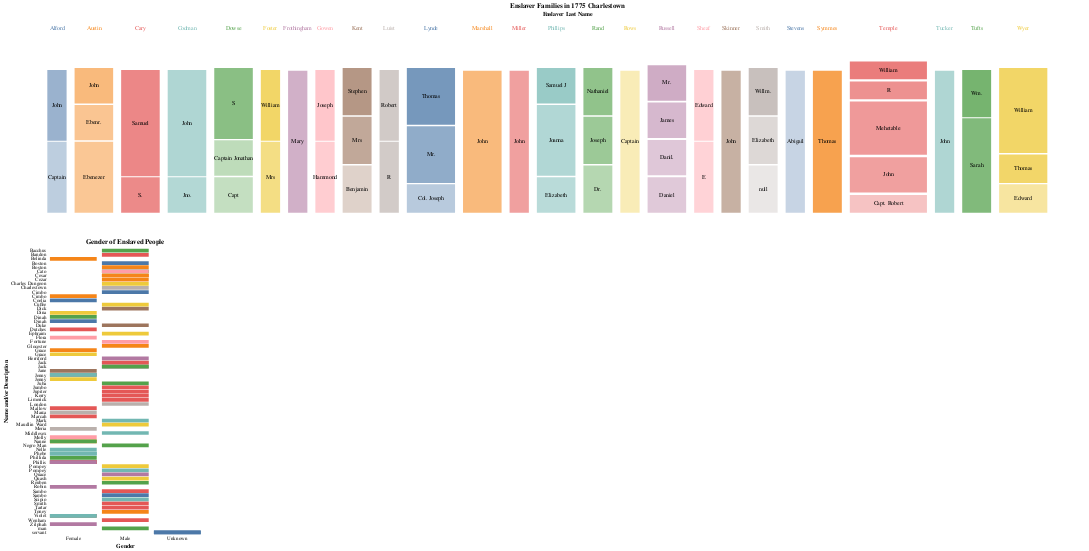

The notebook cell saved with this chart:
### Code cell
# base chart to build on top of
base = (
    alt.Chart(data=multi_slaves)
    .transform_aggregate(count_="count()", groupby=["Enslaver Last Name", "Enslaver First Name"])
    .transform_stack(
        stack="count_",
        as_=["stack_count_Enslaver_Last_Name1", "stack_count_Enslaver_Last_Name2"],
        offset="normalize",
        sort=[alt.SortField("Enslaver Last Name", "ascending")],
        groupby=[],
    )
    .transform_window(
        x="min(stack_count_Enslaver_Last_Name1)",
        x2="max(stack_count_Enslaver_Last_Name2)",
        rank_First="dense_rank()",
        distinct_First="distinct(Enslaver First Name)",
        groupby=["Enslaver Last Name"],
        frame=[None, None],
        sort=[alt.SortField("Enslaver First Name", "ascending")],
    )
    .transform_window(
        rank_Last="dense_rank()",
        frame=[None, None],
        sort=[alt.SortField("Enslaver Last Name", "ascending")],
    )
    .transform_stack(
        stack="count_",
        groupby=["Enslaver Last Name"],
        as_=["y", "y2"],
        offset="normalize",
        sort=[alt.SortField("Enslaver First Name", "ascending")],
    )
    .transform_calculate(
        ny="datum.y + (datum.rank_First - 1) * datum.distinct_First * 0.01 / 3",
        ny2="datum.y2 + (datum.rank_First - 1) * datum.distinct_First * 0.01 / 3",
        nx="datum.x + (datum.rank_Last - 1) * 0.01",
        nx2="datum.x2 + (datum.rank_Last - 1) * 0.01",
        xc="(datum.nx+datum.nx2)/2",
        yc="(datum.ny+datum.ny2)/2",
    ).properties(
        height=300,
        width=2000
    )
)

# get geometry for rectangles
rect = base.mark_rect().encode(
    x=alt.X("nx:Q").axis(None),
    x2="nx2",
    y=alt.Y("ny:Q").axis(None),
    y2="ny2",
    color=alt.Color("Enslaver Last Name:N").legend(None),
    opacity=alt.Opacity("Enslaver First Name:N").legend(None),
    tooltip=["Enslaver Last Name:N", "Enslaver First Name:N"],
)

# add labels to rectangles
text = base.mark_text(baseline="middle").encode(
    alt.X("xc:Q").axis(None),
    alt.Y("yc:Q").title("Enslaver First Name"),
    text="Enslaver First Name:N"
)

# combine to create mosaic
mosaic = rect + text

# add enslaver name labels
origin_labels = base.mark_text(baseline="middle", align="center").encode(
    alt.X("min(xc):Q").title("Enslaver Last Name").axis(orient="top", labelColor='white'),
    alt.Color("Enslaver Last Name").legend(None),
    text="Enslaver Last Name",
).properties(height=10, width=2000, title='Enslaver Families in 1775 Charlestown')

# combine chart together
mosaic_w_labels = (
    (origin_labels & mosaic)
    .resolve_scale(x="shared")
    .configure_view(stroke="")
    .configure_concat(spacing=1)
    .configure_axis(domain=False, ticks=False, labels=True, grid=False)
)

# create brush to link to other chart
brush = alt.selection_interval(empty=True)
mosaic_w_labels = mosaic_w_labels.add_params(brush)

# make gender chart connected by brush
family_bar = alt.Chart(data=multi_slaves, title='Gender of Enslaved People').transform_aggregate(count_="count()",
                                                              groupby=["Enslaver Last Name",
                                                                       "Enslaver First Name",
                                                                       "Name and/or Description",
                                                                      "Gender"]).transform_stack(
        stack="count_",
        as_=["stack_count_Enslaver_Last_Name1", "stack_count_Enslaver_Last_Name2"],
        offset="normalize",
        sort=[alt.SortField("Enslaver Last Name", "ascending")],
        groupby=[],
    ).transform_window(
        x="min(stack_count_Enslaver_Last_Name1)",
        x2="max(stack_count_Enslaver_Last_Name2)",
        rank_First="dense_rank()",
        distinct_First="distinct(Enslaver First Name)",
        groupby=["Enslaver Last Name"],
        frame=[None, None],
        sort=[alt.SortField("Enslaver First Name", "ascending")],
    ).transform_window(
        rank_Last="dense_rank()",
        frame=[None, None],
        sort=[alt.SortField("Enslaver Last Name", "ascending")],
    ).transform_stack(
        stack="count_",
        groupby=["Enslaver Last Name"],
        as_=["y", "y2"],
        offset="normalize",
        sort=[alt.SortField("Enslaver First Name", "ascending")],
    ).transform_calculate(
        ny="datum.y + (datum.rank_First - 1) * datum.distinct_First * 0.01 / 3",
        ny2="datum.y2 + (datum.rank_First - 1) * datum.distinct_First * 0.01 / 3",
        nx="datum.x + (datum.rank_Last - 1) * 0.01",
        nx2="datum.x2 + (datum.rank_Last - 1) * 0.01",
        xc="(datum.nx+datum.nx2)/2",
        yc="(datum.ny+datum.ny2)/2",
    ).mark_bar().encode(
    x=alt.X('Gender:N', axis=alt.Axis(labelAngle=0)),
    y=alt.Y('Name and/or Description:N', title='Name and/or Description'),
    color='Enslaver Last Name:N',
    tooltip=['Enslaver First Name', 'Enslaver Last Name']
).transform_filter(brush).properties(
        height=550,
        width=300
)

interactive_enslavers = ((mosaic_w_labels & family_bar).configure_concat(spacing=50).configure_axis(domain=False, ticks=False, labels=True, grid=False))
interactive_enslavers

### Figure 1 — Vega-Lite specification as saved in the notebook (floating-point values rounded to 4 significant figures)
{"config": {"view": {"continuousWidth": 300, "continuousHeight": 300, "stroke": ""}, "axis": {"domain": false, "grid": false, "labels": true, "ticks": false}, "concat": {"spacing": 50}}, "vconcat": [{"mark": {"type": "text", "align": "center", "baseline": "middle"}, "encoding": {"color": {"field": "Enslaver Last Name", "legend": null, "type": "nominal"}, "text": {"field": "Enslaver Last Name", "type": "nominal"}, "x": {"aggregate": "min", "axis": {"orient": "top", "labelColor": "white"}, "field": "xc", "title": "Enslaver Last Name", "type": "quantitative"}}, "height": 10, "name": "view_2", "title": "Enslaver Families in 1775 Charlestown", "transform": [{"aggregate": [{"op": "count", "as": "count_"}], "groupby": ["Enslaver Last Name", "Enslaver First Name"]}, {"groupby": [], "stack": "count_", "offset": "normalize", "sort": [{"field": "Enslaver Last Name", "order": "ascending"}], "as": ["stack_count_Enslaver_Last_Name1", "stack_count_Enslaver_Last_Name2"]}, {"window": [{"op": "min", "field": "stack_count_Enslaver_Last_Name1", "as": "x"}, {"op": "max", "field": "stack_count_Enslaver_Last_Name2", "as": "x2"}, {"op": "dense_rank", "field": "", "as": "rank_First"}, {"op": "distinct", "field": "Enslaver First Name", "as": "distinct_First"}], "frame": [null, null], "groupby": ["Enslaver Last Name"], "sort": [{"field": "Enslaver First Name", "order": "ascending"}]}, {"window": [{"op": "dense_rank", "field": "", "as": "rank_Last"}], "frame": [null, null], "sort": [{"field": "Enslaver Last Name", "order": "ascending"}]}, {"groupby": ["Enslaver Last Name"], "stack": "count_", "offset": "normalize", "sort": [{"field": "Enslaver First Name", "order": "ascending"}], "as": ["y", "y2"]}, {"calculate": "datum.y + (datum.rank_First - 1) * datum.distinct_First * 0.01 / 3", "as": "ny"}, {"calculate": "datum.y2 + (datum.rank_First - 1) * datum.distinct_First * 0.01 / 3", "as": "ny2"}, {"calculate": "datum.x + (datum.rank_Last - 1) * 0.01", "as": "nx"}, {"calculate": "datum.x2 + (datum.rank_Last - 1) * 0.01", "as": "nx2"}, {"calculate": "(datum.nx+datum.nx2)/2", "as": "xc"}, {"calculate": "(datum.ny+datum.ny2)/2", "as": "yc"}], "width": 2000}, {"layer": [{"mark": {"type": "rect"}, "encoding": {"color": {"field": "Enslaver Last Name", "legend": null, "type": "nominal"}, "opacity": {"field": "Enslaver First Name", "legend": null, "type": "nominal"}, "tooltip": [{"field": "Enslaver Last Name", "type": "nominal"}, {"field": "Enslaver First Name", "type": "nominal"}], "x": {"axis": null, "field": "nx", "type": "quantitative"}, "x2": {"field": "nx2"}, "y": {"axis": null, "field": "ny", "type": "quantitative"}, "y2": {"field": "ny2"}}, "name": "view_1", "transform": [{"aggregate": [{"op": "count", "as": "count_"}], "groupby": ["Enslaver Last Name", "Enslaver First Name"]}, {"groupby": [], "stack": "count_", "offset": "normalize", "sort": [{"field": "Enslaver Last Name", "order": "ascending"}], "as": ["stack_count_Enslaver_Last_Name1", "stack_count_Enslaver_Last_Name2"]}, {"window": [{"op": "min", "field": "stack_count_Enslaver_Last_Name1", "as": "x"}, {"op": "max", "field": "stack_count_Enslaver_Last_Name2", "as": "x2"}, {"op": "dense_rank", "field": "", "as": "rank_First"}, {"op": "distinct", "field": "Enslaver First Name", "as": "distinct_First"}], "frame": [null, null], "groupby": ["Enslaver Last Name"], "sort": [{"field": "Enslaver First Name", "order": "ascending"}]}, {"window": [{"op": "dense_rank", "field": "", "as": "rank_Last"}], "frame": [null, null], "sort": [{"field": "Enslaver Last Name", "order": "ascending"}]}, {"groupby": ["Enslaver Last Name"], "stack": "count_", "offset": "normalize", "sort": [{"field": "Enslaver First Name", "order": "ascending"}], "as": ["y", "y2"]}, {"calculate": "datum.y + (datum.rank_First - 1) * datum.distinct_First * 0.01 / 3", "as": "ny"}, {"calculate": "datum.y2 + (datum.rank_First - 1) * datum.distinct_First * 0.01 / 3", "as": "ny2"}, {"calculate": "datum.x + (datum.rank_Last - 1) * 0.01", "as": "nx"}, {"calculate": "datum.x2 + (datum.rank_Last - 1) * 0.01", "as": "nx2"}, {"calculate": "(datum.nx+datum.nx2)/2", "as": "xc"}, {"calculate": "(datum.ny+datum.ny2)/2", "as": "yc"}]}, {"mark": {"type": "text", "baseline": "middle"}, "encoding": {"text": {"field": "Enslaver First Name", "type": "nominal"}, "x": {"axis": null, "field": "xc", "type": "quantitative"}, "y": {"field": "yc", "title": "Enslaver First Name", "type": "quantitative"}}, "transform": [{"aggregate": [{"op": "count", "as": "count_"}], "groupby": ["Enslaver Last Name", "Enslaver First Name"]}, {"groupby": [], "stack": "count_", "offset": "normalize", "sort": [{"field": "Enslaver Last Name", "order": "ascending"}], "as": ["stack_count_Enslaver_Last_Name1", "stack_count_Enslaver_Last_Name2"]}, {"window": [{"op": "min", "field": "stack_count_Enslaver_Last_Name1", "as": "x"}, {"op": "max", "field": "stack_count_Enslaver_Last_Name2", "as": "x2"}, {"op": "dense_rank", "field": "", "as": "rank_First"}, {"op": "distinct", "field": "Enslaver First Name", "as": "distinct_First"}], "frame": [null, null], "groupby": ["Enslaver Last Name"], "sort": [{"field": "Enslaver First Name", "order": "ascending"}]}, {"window": [{"op": "dense_rank", "field": "", "as": "rank_Last"}], "frame": [null, null], "sort": [{"field": "Enslaver Last Name", "order": "ascending"}]}, {"groupby": ["Enslaver Last Name"], "stack": "count_", "offset": "normalize", "sort": [{"field": "Enslaver First Name", "order": "ascending"}], "as": ["y", "y2"]}, {"calculate": "datum.y + (datum.rank_First - 1) * datum.distinct_First * 0.01 / 3", "as": "ny"}, {"calculate": "datum.y2 + (datum.rank_First - 1) * datum.distinct_First * 0.01 / 3", "as": "ny2"}, {"calculate": "datum.x + (datum.rank_Last - 1) * 0.01", "as": "nx"}, {"calculate": "datum.x2 + (datum.rank_Last - 1) * 0.01", "as": "nx2"}, {"calculate": "(datum.nx+datum.nx2)/2", "as": "xc"}, {"calculate": "(datum.ny+datum.ny2)/2", "as": "yc"}]}], "height": 300, "width": 2000}, {"mark": {"type": "bar"}, "encoding": {"color": {"field": "Enslaver Last Name", "type": "nominal"}, "tooltip": [{"field": "Enslaver First Name", "type": "nominal"}, {"field": "Enslaver Last Name", "type": "nominal"}], "x": {"axis": {"labelAngle": 0}, "field": "Gender", "type": "nominal"}, "y": {"field": "Name and/or Description", "title": "Name and/or Description", "type": "nominal"}}, "height": 550, "title": "Gender of Enslaved People", "transform": [{"aggregate": [{"op": "count", "as": "count_"}], "groupby": ["Enslaver Last Name", "Enslaver First Name", "Name and/or Description", "Gender"]}, {"groupby": [], "stack": "count_", "offset": "normalize", "sort": [{"field": "Enslaver Last Name", "order": "ascending"}], "as": ["stack_count_Enslaver_Last_Name1", "stack_count_Enslaver_Last_Name2"]}, {"window": [{"op": "min", "field": "stack_count_Enslaver_Last_Name1", "as": "x"}, {"op": "max", "field": "stack_count_Enslaver_Last_Name2", "as": "x2"}, {"op": "dense_rank", "field": "", "as": "rank_First"}, {"op": "distinct", "field": "Enslaver First Name", "as": "distinct_First"}], "frame": [null, null], "groupby": ["Enslaver Last Name"], "sort": [{"field": "Enslaver First Name", "order": "ascending"}]}, {"window": [{"op": "dense_rank", "field": "", "as": "rank_Last"}], "frame": [null, null], "sort": [{"field": "Enslaver Last Name", "order": "ascending"}]}, {"groupby": ["Enslaver Last Name"], "stack": "count_", "offset": "normalize", "sort": [{"field": "Enslaver First Name", "order": "ascending"}], "as": ["y", "y2"]}, {"calculate": "datum.y + (datum.rank_First - 1) * datum.distinct_First * 0.01 / 3", "as": "ny"}, {"calculate": "datum.y2 + (datum.rank_First - 1) * datum.distinct_First * 0.01 / 3", "as": "ny2"}, {"calculate": "datum.x + (datum.rank_Last - 1) * 0.01", "as": "nx"}, {"calculate": "datum.x2 + (datum.rank_Last - 1) * 0.01", "as": "nx2"}, {"calculate": "(datum.nx+datum.nx2)/2", "as": "xc"}, {"calculate": "(datum.ny+datum.ny2)/2", "as": "yc"}, {"filter": {"param": "param_1", "empty": true}}], "width": 300}], "data": {"name": "data-1ed2d969737672b88b39d85d4be8983e"}, "params": [{"name": "param_1", "select": {"type": "interval"}, "views": ["view_2", "view_1"]}], "resolve": {"scale": {"x": "shared"}}, "$schema": "https://vega.github.io/schema/vega-lite/v5.17.0.json", "datasets": {"data-1ed2d969737672b88b39d85d4be8983e": [{"Year of Record": 1741, "Total People Enslaved in Record": 1, "# Male": 0, "# Female": 1, "# Black": 1, "# Native": 0, "Name and/or Description": "Coelia", "Enslaver Last Name": "Alford", "Enslaver First Name": "Captain", "Town": "Charlestown", "Unique ID": "ID_1", "Gender": "Female"}, {"Year of Record": 1751, "Total People Enslaved in Record": 1, "# Male": 0, "# Female": 1, "# Black": 1, "# Native": 0, "Name and/or Description": "Phillis", "Enslaver Last Name": "Alford", "Enslaver First Name": "John", "Town": "Charlestown", "Unique ID": "ID_2", "Gender": "Female"}, {"Year of Record": 1749, "Total People Enslaved in Record": 1, "# Male": 0, "# Female": 1, "# Black": 1, "# Native": 0, "Name and/or Description": "Belinda ", "Enslaver Last Name": "Austin", "Enslaver First Name": "John", "Town": "Charlestown", "Unique ID": "ID_5", "Gender": "Female"}, {"Year of Record": 1721, "Total People Enslaved in Record": 1, "# Male": 1, "# Female": 0, "# Black": 1, "# Native": 0, "Name and/or Description": "Cezar ", "Enslaver Last Name": "Austin", "Enslaver First Name": "Ebenr.", "Town": "Charlestown", "Unique ID": "ID_6", "Gender": "Male"}, {"Year of Record": 1751, "Total People Enslaved in Record": 1, "# Male": 0, "# Female": 1, "# Black": 1, "# Native": 0, "Name and/or Description": "Grace", "Enslaver Last Name": "Austin", "Enslaver First Name": "Ebenezer", "Town": "Charlestown", "Unique ID": "ID_7", "Gender": "Female"}, {"Year of Record": 1751, "Total People Enslaved in Record": 1, "# Male": 0, "# Female": 1, "# Black": 1, "# Native": 0, "Name and/or Description": "Nanne", "Enslaver Last Name": "Austin", "Enslaver First Name": "Ebenezer", "Town": "Charlestown", "Unique ID": "ID_8", "Gender": "Female"}, {"Year of Record": 1741, "Total People Enslaved in Record": 1, "# Male": 1, "# Female": 0, "# Black": 1, "# Native": 0, "Name and/or Description": "Jupiter", "Enslaver Last Name": "Cary", "Enslaver First Name": "Samuel", "Town": "Charlestown", "Unique ID": "ID_16", "Gender": "Male"}, {"Year of Record": 1741, "Total People Enslaved in Record": 1, "# Male": 0, "# Female": 1, "# Black": 1, "# Native": 0, "Name and/or Description": "Marcah", "Enslaver Last Name": "Cary", "Enslaver First Name": "Samuel", "Town": "Charlestown", "Unique ID": "ID_17", "Gender": "Female"}, {"Year of Record": 1741, "Total People Enslaved in Record": 1, "# Male": 1, "# Female": 0, "# Black": 1, "# Native": 0, "Name and/or Description": "Tartar", "Enslaver Last Name": "Cary", "Enslaver First Name": "S.", "Town": "Charlestown", "Unique ID": "ID_18", "Gender": "Male"}, {"Year of Record": 1741, "Total People Enslaved in Record": 1, "# Male": 1, "# Female": 0, "# Black": 1, "# Native": 0, "Name and/or Description": "Wenham", "Enslaver Last Name": "Cary", "Enslaver First Name": "Samuel", "Town": "Charlestown", "Unique ID": "ID_19", "Gender": "Male"}, {"Year of Record": 1755, "Total People Enslaved in Record": 1, "# Male": 1, "# Female": 0, "# Black": 1, "# Native": 0, "Name and/or Description": "Mark", "Enslaver Last Name": "Codman", "Enslaver First Name": "John", "Town": "Charlestown", "Unique ID": "ID_24", "Gender": "Male"}, {"Year of Record": 1755, "Total People Enslaved in Record": 1, "# Male": 0, "# Female": 1, "# Black": 1, "# Native": 0, "Name and/or Description": "Phebe ", "Enslaver Last Name": "Codman", "Enslaver First Name": "John", "Town": "Charlestown", "Unique ID": "ID_25", "Gender": "Female"}, {"Year of Record": 1755, "Total People Enslaved in Record": 1, "# Male": 0, "# Female": 1, "# Black": 1, "# Native": 0, "Name and/or Description": "Phillis", "Enslaver Last Name": "Codman", "Enslaver First Name": "John", "Town": "Charlestown", "Unique ID": "ID_26", "Gender": "Female"}, {"Year of Record": 1770, "Total People Enslaved in Record": 1, "# Male": 1, "# Female": 0, "# Black": 1, "# Native": 0, "Name and/or Description": "Pompey ", "Enslaver Last Name": "Codman", "Enslaver First Name": "Jno.", "Town": "Charlestown", "Unique ID": "ID_27", "Gender": "Male"}, {"Year of Record": 1771, "Total People Enslaved in Record": 1, "# Male": 1, "# Female": 0, "# Black": 1, "# Native": 0, "Name and/or Description": "Bacchus", "Enslaver Last Name": "Dowse", "Enslaver First Name": "Capt", "Town": "Charlestown", "Unique ID": "ID_30", "Gender": "Male"}, {"Year of Record": 1766, "Total People Enslaved in Record": 1, "# Male": 1, "# Female": 0, "# Black": 1, "# Native": 0, "Name and/or Description": "Juba", "Enslaver Last Name": "Dowse", "Enslaver First Name": "S", "Town": "Charlestown", "Unique ID": "ID_31", "Gender": "Male"}, {"Year of Record": 1713, "Total People Enslaved in Record": 1, "# Male": 1, "# Female": 0, "# Black": 1, "# Native": 0, "Name and/or Description": "man", "Enslaver Last Name": "Dowse", "Enslaver First Name": "Captain Jonathan", "Town": "Charlestown", "Unique ID": "ID_32", "Gender": "Male"}, {"Year of Record": 1746, "Total People Enslaved in Record": 1, "# Male": 0, "# Female": 1, "# Black": 1, "# Native": 0, "Name and/or Description": "Phillida", "Enslaver Last Name": "Dowse", "Enslaver First Name": "S", "Town": "Charlestown", "Unique ID": "ID_33", "Gender": "Female"}, {"Year of Record": 1751, "Total People Enslaved in Record": 1, "# Male": 0, "# Female": 1, "# Black": 1, "# Native": 0, "Name and/or Description": "Dina", "Enslaver Last Name": "Foster", "Enslaver First Name": "Mrs", "Town": "Charlestown", "Unique ID": "ID_37", "Gender": "Female"}, {"Year of Record": 1748, "Total People Enslaved in Record": 1, "# Male": 1, "# Female": 0, "# Black": 1, "# Native": 0, "Name and/or Description": "Pompey", "Enslaver Last Name": "Foster", "Enslaver First Name": "William", "Town": "Charlestown", "Unique ID": "ID_38", "Gender": "Male"}, {"Year of Record": 1729, "Total People Enslaved in Record": 1, "# Male": 1, "# Female": 0, "# Black": 1, "# Native": 0, "Name and/or Description": "Jack ", "Enslaver Last Name": "Frothingham", "Enslaver First Name": "Mary", "Town": "Charlestown", "Unique ID": "ID_41", "Gender": "Male"}, {"Year of Record": 1710, "Total People Enslaved in Record": 1, "# Male": 0, "# Female": 1, "# Black": 1, "# Native": 0, "Name and/or Description": "Robin", "Enslaver Last Name": "Frothingham", "Enslaver First Name": "Mary", "Town": "Charlestown", "Unique ID": "ID_42", "Gender": "Female"}, {"Year of Record": 1742, "Total People Enslaved in Record": 1, "# Male": 0, "# Female": 1, "# Black": 1, "# Native": 0, "Name and/or Description": "Flora ", "Enslaver Last Name": "Gowen", "Enslaver First Name": "Joseph", "Town": "Charlestown", "Unique ID": "ID_45", "Gender": "Female"}, {"Year of Record": 1762, "Total People Enslaved in Record": 1, "# Male": 1, "# Female": 0, "# Black": 1, "# Native": 0, "Name and/or Description": "Fortune", "Enslaver Last Name": "Gowen", "Enslaver First Name": "Hammond", "Town": "Charlestown", "Unique ID": "ID_46", "Gender": "Male"}, {"Year of Record": 1762, "Total People Enslaved in Record": 1, "# Male": 0, "# Female": 1, "# Black": 1, "# Native": 0, "Name and/or Description": "Jane", "Enslaver Last Name": "Kent", "Enslaver First Name": "Mrs", "Town": "Charlestown", "Unique ID": "ID_53", "Gender": "Female"}, {"Year of Record": 1753, "Total People Enslaved in Record": 1, "# Male": 0, "# Female": 1, "# Black": 1, "# Native": 0, "Name and/or Description": "Jenny", "Enslaver Last Name": "Kent", "Enslaver First Name": "Benjamin", "Town": "Charlestown", "Unique ID": "ID_54", "Gender": "Female"}, {"Year of Record": 1753, "Total People Enslaved in Record": 1, "# Male": 0, "# Female": 1, "# Black": 1, "# Native": 0, "Name and/or Description": "Violet", "Enslaver Last Name": "Kent", "Enslaver First Name": "Stephen", "Town": "Charlestown", "Unique ID": "ID_55", "Gender": "Female"}, {"Year of Record": 1749, "Total People Enslaved in Record": 1, "# Male": 1, "# Female": 0, "# Black": 1, "# Native": 0, "Name and/or Description": "Charlestown", "Enslaver Last Name": "Luist", "Enslaver First Name": "R", "Town": "Charlestown", "Unique ID": "ID_57", "Gender": "Male"}, {"Year of Record": 1759, "Total People Enslaved in Record": 1, "# Male": 1, "# Female": 0, "# Black": 1, "# Native": 0, "Name and/or Description": "Jack", "Enslaver Last Name": "Luist", "Enslaver First Name": "Robert", "Town": "Charlestown", "Unique ID": "ID_58", "Gender": "Male"}, {"Year of Record": 1771, "Total People Enslaved in Record": 1, "# Male": 1, "# Female": 0, "# Black": 1, "# Native": 0, "Name and/or Description": "Boston", "Enslaver Last Name": "Lynde", "Enslaver First Name": "Thomas", "Town": "Charlestown", "Unique ID": "ID_59", "Gender": "Male"}, {"Year of Record": 1771, "Total People Enslaved in Record": 1, "# Male": 1, "# Female": 0, "# Black": 1, "# Native": 0, "Name and/or Description": "Cimbo", "Enslaver Last Name": "Lynde", "Enslaver First Name": "Thomas", "Town": "Charlestown", "Unique ID": "ID_60", "Gender": "Male"}, {"Year of Record": 1713, "Total People Enslaved in Record": 1, "# Male": 0, "# Female": 0, "# Black": 1, "# Native": 0, "Name and/or Description": "servant", "Enslaver Last Name": "Lynde", "Enslaver First Name": "Col. Joseph", "Town": "Charlestown", "Unique ID": "ID_61", "Gender": "Unknown"}, {"Year of Record": 1764, "Total People Enslaved in Record": 1, "# Male": 0, "# Female": 0, "# Black": 1, "# Native": 0, "Name and/or Description": "servant", "Enslaver Last Name": "Lynde", "Enslaver First Name": "Mr.", "Town": "Charlestown", "Unique ID": "ID_62", "Gender": "Unknown"}, {"Year of Record": 1765, "Total People Enslaved in Record": 1, "# Male": 0, "# Female": 0, "# Black": 1, "# Native": 0, "Name and/or Description": "servant", "Enslaver Last Name": "Lynde", "Enslaver First Name": "Mr.", "Town": "Charlestown", "Unique ID": "ID_63", "Gender": "Unknown"}, {"Year of Record": 1730, "Total People Enslaved in Record": 1, "# Male": 1, "# Female": 0, "# Black": 1, "# Native": 0, "Name and/or Description": "Cesar", "Enslaver Last Name": "Marshall", "Enslaver First Name": "John", "Town": "Charlestown", "Unique ID": "ID_64", "Gender": "Male"}, {"Year of Record": 1730, "Total People Enslaved in Record": 1, "# Male": 1, "# Female": 0, "# Black": 1, "# Native": 0, "Name and/or Description": "Glocester", "Enslaver Last Name": "Marshall", "Enslaver First Name": "John", "Town": "Charlestown", "Unique ID": "ID_65", "Gender": "Male"}, {"Year of Record": 1730, "Total People Enslaved in Record": 1, "# Male": 0, "# Female": 1, "# Black": 1, "# Native": 0, "Name and/or Description": "Phillis", "Enslaver Last Name": "Marshall", "Enslaver First Name": "John", "Town": "Charlestown", "Unique ID": "ID_66", "Gender": "Female"}, {"Year of Record": 1730, "Total People Enslaved in Record": 1, "# Male": 1, "# Female": 0, "# Black": 1, "# Native": 0, "Name and/or Description": "Toney", "Enslaver Last Name": "Marshall", "Enslaver First Name": "John", "Town": "Charlestown", "Unique ID": "ID_67", "Gender": "Male"}, {"Year of Record": 1752, "Total People Enslaved in Record": 1, "# Male": 0, "# Female": 1, "# Black": 1, "# Native": 0, "Name and/or Description": "Phillis", "Enslaver Last Name": "Miller", "Enslaver First Name": "John", "Town": "Charlestown", "Unique ID": "ID_68", "Gender": "Female"}, {"Year of Record": 1752, "Total People Enslaved in Record": 1, "# Male": 1, "# Female": 0, "# Black": 1, "# Native": 0, "Name and/or Description": "Smith", "Enslaver Last Name": "Miller", "Enslaver First Name": "John", "Town": "Charlestown", "Unique ID": "ID_69", "Gender": "Male"}, {"Year of Record": 1751, "Total People Enslaved in Record": 1, "# Male": 0, "# Female": 1, "# Black": 1, "# Native": 0, "Name and/or Description": "Jenny", "Enslaver Last Name": "Phillips", "Enslaver First Name": "Joanna", "Town": "Charlestown", "Unique ID": "ID_74", "Gender": "Female"}, {"Year of Record": 1751, "Total People Enslaved in Record": 1, "# Male": 1, "# Female": 0, "# Black": 1, "# Native": 0, "Name and/or Description": "Middlesex", "Enslaver Last Name": "Phillips", "Enslaver First Name": "Samuel J", "Town": "Charlestown", "Unique ID": "ID_75", "Gender": "Male"}, {"Year of Record": 1707, "Total People Enslaved in Record": 1, "# Male": 0, "# Female": 1, "# Black": 1, "# Native": 0, "Name and/or Description": "Nelle", "Enslaver Last Name": "Phillips", "Enslaver First Name": "Elizabeth", "Town": "Charlestown", "Unique ID": "ID_76", "Gender": "Female"}, {"Year of Record": 1757, "Total People Enslaved in Record": 1, "# Male": 0, "# Female": 1, "# Black": 1, "# Native": 0, "Name and/or Description": "Phebe ", "Enslaver Last Name": "Phillips", "Enslaver First Name": "Joanna", "Town": "Charlestown", "Unique ID": "ID_77", "Gender": "Female"}, {"Year of Record": 1755, "Total People Enslaved in Record": 1, "# Male": 1, "# Female": 0, "# Black": 1, "# Native": 0, "Name and/or Description": "Cato", "Enslaver Last Name": "Rand", "Enslaver First Name": "Dr. ", "Town": "Charlestown", "Unique ID": "ID_80", "Gender": "Male"}, {"Year of Record": 1760, "Total People Enslaved in Record": 1, "# Male": 0, "# Female": 1, "# Black": 1, "# Native": 0, "Name and/or Description": "Dinah", "Enslaver Last Name": "Rand", "Enslaver First Name": "Nathaniel", "Town": "Charlestown", "Unique ID": "ID_81", "Gender": "Female"}, {"Year of Record": 1770, "Total People Enslaved in Record": 1, "# Male": 1, "# Female": 0, "# Black": 1, "# Native": 0, "Name and/or Description": "Negro Man", "Enslaver Last Name": "Rand", "Enslaver First Name": "Joseph", "Town": "Charlestown", "Unique ID": "ID_82", "Gender": "Male"}, {"Year of Record": 1708, "Total People Enslaved in Record": 1, "# Male": 1, "# Female": 0, "# Black": 1, "# Native": 0, "Name and/or Description": "Charles Dungeon", "Enslaver Last Name": "Rows", "Enslaver First Name": "Captain", "Town": "Charlestown", "Unique ID": "ID_84", "Gender": "Male"}, {"Year of Record": 1708, "Total People Enslaved in Record": 1, "# Male": 1, "# Female": 0, "# Black": 1, "# Native": 0, "Name and/or Description": "Maudlin Ward", "Enslaver Last Name": "Rows", "Enslaver First Name": "Captain", "Town": "Charlestown", "Unique ID": "ID_85", "Gender": "Male"}, {"Year of Record": 1721, "Total People Enslaved in Record": 1, "# Male": 1, "# Female": 0, "# Black": 1, "# Native": 0, "Name and/or Description": "Herriford ", "Enslaver Last Name": "Russell", "Enslaver First Name": "Danil.", "Town": "Charlestown", "Unique ID": "ID_87", "Gender": "Male"}, {"Year of Record": 1741, "Total People Enslaved in Record": 1, "# Male": 0, "# Female": 1, "# Black": 1, "# Native": 0, "Name and/or Description": "Phillis", "Enslaver Last Name": "Russell", "Enslaver First Name": "James", "Town": "Charlestown", "Unique ID": "ID_88", "Gender": "Female"}, {"Year of Record": 1764, "Total People Enslaved in Record": 1, "# Male": 1, "# Female": 0, "# Black": 1, "# Native": 0, "Name and/or Description": "Quace", "Enslaver Last Name": "Russell", "Enslaver First Name": "Daniel", "Town": "Charlestown", "Unique ID": "ID_89", "Gender": "Male"}, {"Year of Record": 1725, "Total People Enslaved in Record": 1, "# Male": 0, "# Female": 1, "# Black": 1, "# Native": 0, "Name and/or Description": "Zilphah ", "Enslaver Last Name": "Russell", "Enslaver First Name": "Mr.", "Town": "Charlestown", "Unique ID": "ID_90", "Gender": "Female"}, {"Year of Record": 1771, "Total People Enslaved in Record": 1, "# Male": 1, "# Female": 0, "# Black": 1, "# Native": 0, "Name and/or Description": "Cato", "Enslaver Last Name": "Sheaf", "Enslaver First Name": "Edward", "Town": "Charlestown", "Unique ID": "ID_93", "Gender": "Male"}, {"Year of Record": 1771, "Total People Enslaved in Record": 1, "# Male": 0, "# Female": 1, "# Black": 1, "# Native": 0, "Name and/or Description": "Molly", "Enslaver Last Name": "Sheaf", "Enslaver First Name": "E", "Town": "Charlestown", "Unique ID": "ID_94", "Gender": "Female"}, {"Year of Record": 1751, "Total People Enslaved in Record": 1, "# Male": 1, "# Female": 0, "# Black": 1, "# Native": 0, "Name and/or Description": "Dick", "Enslaver Last Name": "Skinner", "Enslaver First Name": "John", "Town": "Charlestown", "Unique ID": "ID_95", "Gender": "Male"}, {"Year of Record": 1751, "Total People Enslaved in Record": 1, "# Male": 1, "# Female": 0, "# Black": 1, "# Native": 0, "Name and/or Description": "Duke", "Enslaver Last Name": "Skinner", "Enslaver First Name": "John", "Town": "Charlestown", "Unique ID": "ID_96", "Gender": "Male"}, {"Year of Record": 1727, "Total People Enslaved in Record": 1, "# Male": 1, "# Female": 0, "# Black": 1, "# Native": 0, "Name and/or Description": "London ", "Enslaver Last Name": "Smith", "Enslaver First Name": "Willm.", "Town": "Charlestown", "Unique ID": "ID_97", "Gender": "Male"}, {"Year of Record": 1717, "Total People Enslaved in Record": 1, "# Male": 0, "# Female": 1, "# Black": 1, "# Native": 0, "Name and/or Description": "Marca ", "Enslaver Last Name": "Smith", "Enslaver First Name": null, "Town": "Charlestown", "Unique ID": "ID_98", "Gender": "Female"}, {"Year of Record": 1717, "Total People Enslaved in Record": 1, "# Male": 0, "# Female": 1, "# Black": 1, "# Native": 0, "Name and/or Description": "Meria", "Enslaver Last Name": "Smith", "Enslaver First Name": "Elizabeth", "Town": "Charlestown", "Unique ID": "ID_99", "Gender": "Female"}, {"Year of Record": 1770, "Total People Enslaved in Record": 1, "# Male": 0, "# Female": 1, "# Black": 1, "# Native": 0, "Name and/or Description": "Dinah ", "Enslaver Last Name": "Stevens", "Enslaver First Name": "Abigail", "Town": "Charlestown", "Unique ID": "ID_101", "Gender": "Female"}, {"Year of Record": 1756, "Total People Enslaved in Record": 1, "# Male": 1, "# Female": 0, "# Black": 1, "# Native": 0, "Name and/or Description": "Sambo ", "Enslaver Last Name": "Stevens", "Enslaver First Name": "Abigail", "Town": "Charlestown", "Unique ID": "ID_102", "Gender": "Male"}, {"Year of Record": 1741, "Total People Enslaved in Record": 1, "# Male": 1, "# Female": 0, "# Black": 1, "# Native": 0, "Name and/or Description": "Boston ", "Enslaver Last Name": "Symmes", "Enslaver First Name": "Thomas", "Town": "Charlestown", "Unique ID": "ID_105", "Gender": "Male"}, {"Year of Record": 1735, "Total People Enslaved in Record": 1, "# Male": 1, "# Female": 0, "# Black": 1, "# Native": 0, "Name and/or Description": "Cesar", "Enslaver Last Name": "Symmes", "Enslaver First Name": "Thomas", "Town": "Charlestown", "Unique ID": "ID_106", "Gender": "Male"}, {"Year of Record": 1741, "Total People Enslaved in Record": 1, "# Male": 0, "# Female": 1, "# Black": 1, "# Native": 0, "Name and/or Description": "Cimbo ", "Enslaver Last Name": "Symmes", "Enslaver First Name": "Thomas", "Town": "Charlestown", "Unique ID": "ID_107", "Gender": "Female"}, {"Year of Record": 1754, "Total People Enslaved in Record": 1, "# Male": 1, "# Female": 0, "# Black": 1, "# Native": 0, "Name and/or Description": "Bandon", "Enslaver Last Name": "Temple", "Enslaver First Name": "Mehetable", "Town": "Charlestown", "Unique ID": "ID_108", "Gender": "Male"}, {"Year of Record": 1725, "Total People Enslaved in Record": 1, "# Male": 0, "# Female": 1, "# Black": 1, "# Native": 0, "Name and/or Description": "Dutches ", "Enslaver Last Name": "Temple", "Enslaver First Name": "Capt. Robert", "Town": "Charlestown", "Unique ID": "ID_109", "Gender": "Female"}, {"Year of Record": 1754, "Total People Enslaved in Record": 1, "# Male": 1, "# Female": 0, "# Black": 1, "# Native": 0, "Name and/or Description": "Jack", "Enslaver Last Name": "Temple", "Enslaver First Name": "William", "Town": "Charlestown", "Unique ID": "ID_110", "Gender": "Male"}, {"Year of Record": 1754, "Total People Enslaved in Record": 1, "# Male": 1, "# Female": 0, "# Black": 1, "# Native": 0, "Name and/or Description": "Jumbo", "Enslaver Last Name": "Temple", "Enslaver First Name": "R", "Town": "Charlestown", "Unique ID": "ID_111", "Gender": "Male"}, {"Year of Record": 1754, "Total People Enslaved in Record": 1, "# Male": 1, "# Female": 0, "# Black": 1, "# Native": 0, "Name and/or Description": "Kerry", "Enslaver Last Name": "Temple", "Enslaver First Name": "Mehetable", "Town": "Charlestown", "Unique ID": "ID_112", "Gender": "Male"}, {"Year of Record": 1754, "Total People Enslaved in Record": 1, "# Male": 1, "# Female": 0, "# Black": 1, "# Native": 0, "Name and/or Description": "Limerick", "Enslaver Last Name": "Temple", "Enslaver First Name": "John", "Town": "Charlestown", "Unique ID": "ID_113", "Gender": "Male"}, {"Year of Record": 1754, "Total People Enslaved in Record": 1, "# Male": 0, "# Female": 1, "# Black": 1, "# Native": 0, "Name and/or Description": "Mallow", "Enslaver Last Name": "Temple", "Enslaver First Name": "Mehetable", "Town": "Charlestown", "Unique ID": "ID_114", "Gender": "Female"}, {"Year of Record": 1754, "Total People Enslaved in Record": 1, "# Male": 1, "# Female": 0, "# Black": 1, "# Native": 0, "Name and/or Description": "Sambo", "Enslaver Last Name": "Temple", "Enslaver First Name": "John", "Town": "Charlestown", "Unique ID": "ID_115", "Gender": "Male"}, {"Year of Record": 1732, "Total People Enslaved in Record": 1, "# Male": 1, "# Female": 0, "# Black": 1, "# Native": 0, "Name and/or Description": "Scipio", "Enslaver Last Name": "Tucker", "Enslaver First Name": "John", "Town": "Charlestown", "Unique ID": "ID_118", "Gender": "Male"}, {"Year of Record": 1732, "Total People Enslaved in Record": 1, "# Male": 0, "# Female": 1, "# Black": 1, "# Native": 0, "Name and/or Description": "Violet", "Enslaver Last Name": "Tucker", "Enslaver First Name": "John", "Town": "Charlestown", "Unique ID": "ID_119", "Gender": "Female"}, {"Year of Record": 1771, "Total People Enslaved in Record": 1, "# Male": 1, "# Female": 0, "# Black": 1, "# Native": 0, "Name and/or Description": "Jack ", "Enslaver Last Name": "Tufts", "Enslaver First Name": "Wm.", "Town": "Charlestown", "Unique ID": "ID_120", "Gender": "Male"}, {"Year of Record": 1748, "Total People Enslaved in Record": 1, "# Male": 0, "# Female": 1, "# Black": 1, "# Native": 0, "Name and/or Description": "Nanne", "Enslaver Last Name": "Tufts", "Enslaver First Name": "Sarah", "Town": "Charlestown", "Unique ID": "ID_121", "Gender": "Female"}, {"Year of Record": 1748, "Total People Enslaved in Record": 1, "# Male": 1, "# Female": 0, "# Black": 1, "# Native": 0, "Name and/or Description": "Reuben", "Enslaver Last Name": "Tufts", "Enslaver First Name": "Sarah", "Town": "Charlestown", "Unique ID": "ID_122", "Gender": "Male"}, {"Year of Record": 1734, "Total People Enslaved in Record": 1, "# Male": 1, "# Female": 0, "# Black": 1, "# Native": 0, "Name and/or Description": "Cuffee ", "Enslaver Last Name": "Wyer", "Enslaver First Name": "William", "Town": "Charlestown", "Unique ID": "ID_130", "Gender": "Male"}, {"Year of Record": 1748, "Total People Enslaved in Record": 1, "# Male": 1, "# Female": 0, "# Black": 1, "# Native": 0, "Name and/or Description": "Ephraim", "Enslaver Last Name": "Wyer", "Enslaver First Name": "Thomas", "Town": "Charlestown", "Unique ID": "ID_131", "Gender": "Male"}, {"Year of Record": 1748, "Total People Enslaved in Record": 1, "# Male": 0, "# Female": 1, "# Black": 1, "# Native": 0, "Name and/or Description": "Grace ", "Enslaver Last Name": "Wyer", "Enslaver First Name": "William", "Town": "Charlestown", "Unique ID": "ID_132", "Gender": "Female"}, {"Year of Record": 1734, "Total People Enslaved in Record": 1, "# Male": 0, "# Female": 1, "# Black": 1, "# Native": 0, "Name and/or Description": "Jenny ", "Enslaver Last Name": "Wyer", "Enslaver First Name": "William", "Town": "Charlestown", "Unique ID": "ID_133", "Gender": "Female"}, {"Year of Record": 1748, "Total People Enslaved in Record": 1, "# Male": 1, "# Female": 0, "# Black": 1, "# Native": 0, "Name and/or Description": "Quash", "Enslaver Last Name": "Wyer", "Enslaver First Name": "Edward", "Town": "Charlestown", "Unique ID": "ID_134", "Gender": "Male"}]}}
